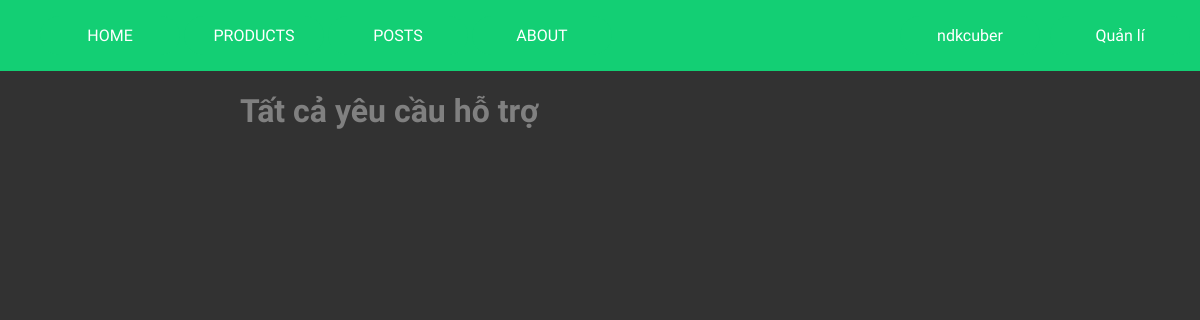
The page /viewreport.php (signed in) on the database as committed earlier.
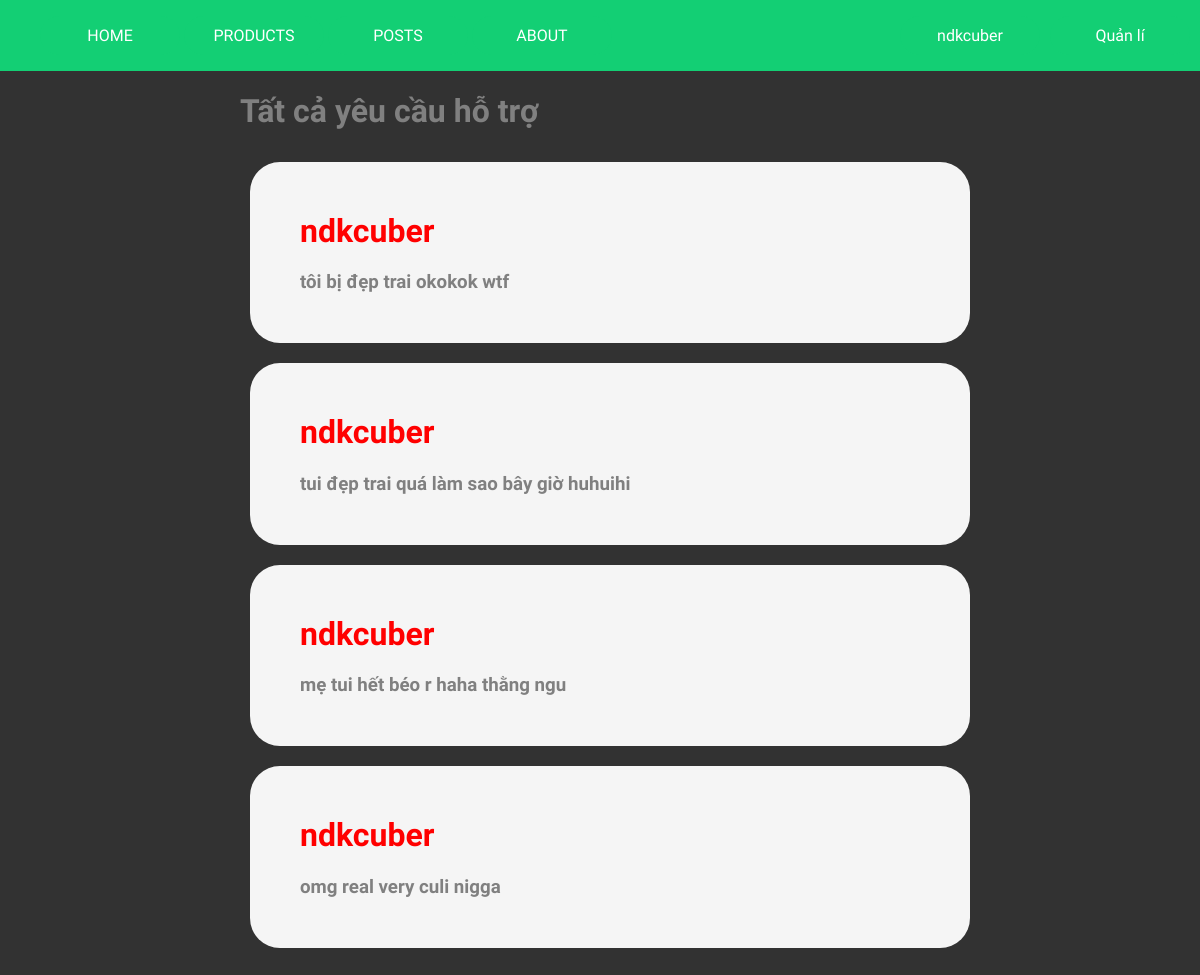
The same page on the database as committed later.
### tables this page shows
CREATE TABLE `report` (
  `user` text NOT NULL,
  `problem` text NOT NULL,
  `reponse` text NOT NULL
);

### viewreport.php (the view, shortened to what this page needs)
<?php
	include 'navbar.php';
?>
<!DOCTYPE html>
<html>
<head>
	<link rel="stylesheet" type="text/css" href="style.css">
</head>
<body>
	<div class="container" style="max-width: 720px; margin-bottom: 30px;">
		<h1>Tất cả yêu cầu hỗ trợ</h1>
					<?php
				function show_reports(){
					include("database.php");
					  $sql2 = "SELECT * FROM report";
				      $result2 = mysqli_query($conn,$sql2);
				      if ($result2->num_rows > 0) {
				      	while ($row2 = mysqli_fetch_array($result2)) {
						        echo "		<div style=\"width: 100%; display: inline-block; background: whitesmoke; min-width: 100%; min-height: 100px; border-radius: 30px; margin: 10px;\">
			<div style=\"margin: 50px;\">
				<h1 style=\"color:red;\">".$row2['user']."</h1>
				<h3>".$row2['problem']."</h3>
			</div>
		</div>";
				      	}
				    }
				}
				show_reports()
			?>
	</div>
</body>
</html>

Rows that differ between the two databases and show on the page:
added report: user "ndkcuber", problem "tôi bị đẹp trai okokok wtf"
added report: user "ndkcuber", problem "tui đẹp trai quá làm sao bây giờ huhuihi"
added report: user "ndkcuber", problem "mẹ tui hết béo r haha thằng ngu"
added report: user "ndkcuber", problem "omg real very culi nigga"
